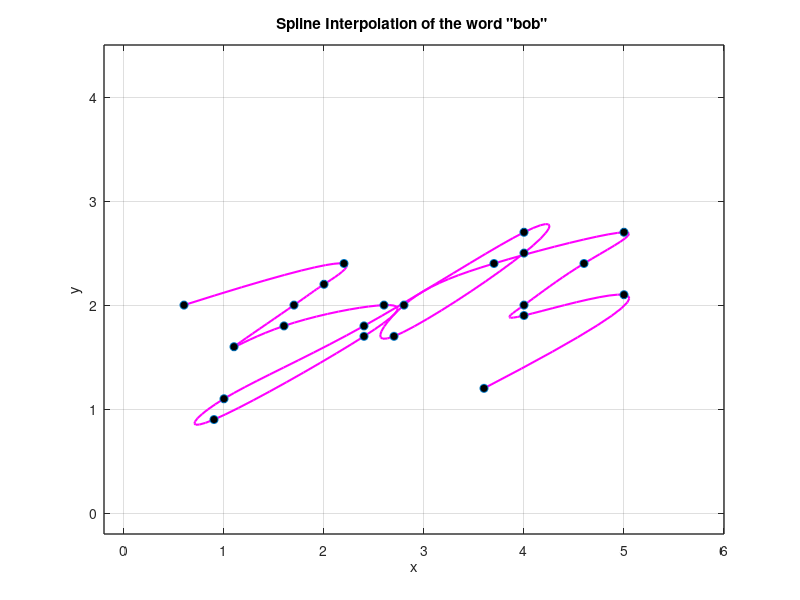

The MATLAB script that drew this image:
% Define data points for x and y coordinates
x1 = [0.6 2.2 2.0 1.7 1.1 1.6 2.6 2.4 0.9 1.0 2.4 4.0 4.0 2.7 2.8 3.7 ...
    5.0 4.6 4.0 4.0 5.0 3.6];

y1 = [2.0 2.4 2.2 2.0 1.6 1.8 2.0 1.7 0.9 1.1 1.8 2.7 2.5 1.7 2.0 2.4 ...
    2.7 2.4 2.0 1.9 2.1 1.2];

n = length(x1);
t = 0:n-1; % Parametric coordinate t
tt = 0:0.1:n-1; % More dense coordinate tt for spline interpolation

 % Compute spline interpolation
 xx = spline(t, x1, tt);
 yy = spline(t, y1, tt);

 % Plot settings
 figure(1)
 plot(xx, yy, 'm', 'LineWidth', 1.5) % plot spline
 hold on
 plot(x1, y1, 'o', 'MarkerFaceColor', 'k') % plot data points
 axis([-0.2 6 -0.2 4.5])
 grid on
 title('Spline Interpolation of the word "bob" ')
 xlabel('x')
 ylabel('y')
 set(gca, 'FontSize', 10, 'LineWidth', 1)
 grid on